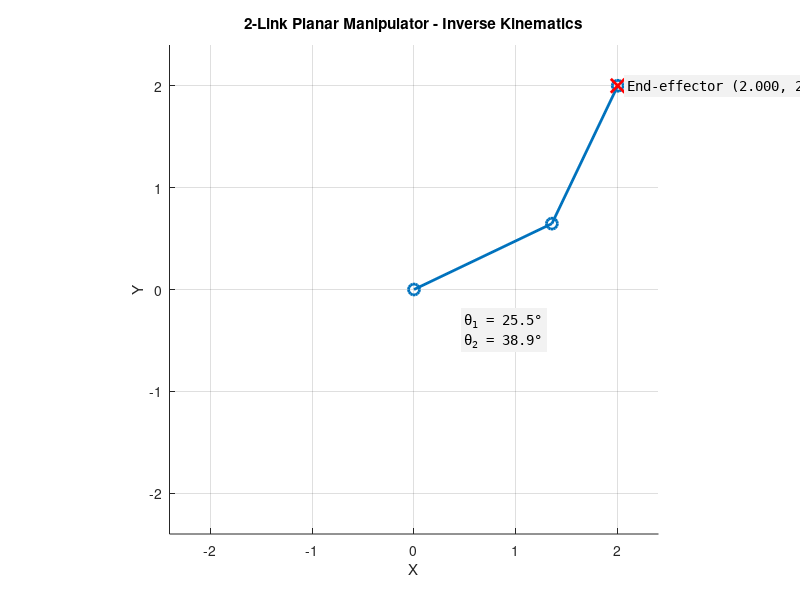

Recreate this plot in MATLAB.
%% Simple Inverse Kinematics for 2-Link Planar Manipulator
clear; clc; close all;

% Link lengths
L1 = 1.5;
L2 = 1.5;

% Desired end-effector position
xd = 2.0;
yd = 2.0;

% --- Inverse Kinematics ---
D = (xd^2 + yd^2 - L1^2 - L2^2) / (2 * L1 * L2);

if abs(D) > 1
    error('Target point is out of reach!');
end

% Two possible configurations: elbow-up and elbow-down
theta2_elbow_down = atan2(sqrt(1 - D^2), D);
theta2_elbow_up   = atan2(-sqrt(1 - D^2), D);

% Choose elbow-down
theta2 = theta2_elbow_down;

theta1 = atan2(yd, xd) - atan2(L2 * sin(theta2), L1 + L2 * cos(theta2));

% --- Forward Kinematics for visualization ---
x0 = 0; y0 = 0;
x1 = L1 * cos(theta1);
y1 = L1 * sin(theta1);
x2 = x1 + L2 * cos(theta1 + theta2);
y2 = y1 + L2 * sin(theta1 + theta2);

% --- Visualization ---
figure;
hold on; grid on; axis equal;
xlim([-xd*1.2 xd*1.2]); ylim([-yd*1.2 yd*1.2]);
xlabel('X'); ylabel('Y');
title('2-Link Planar Manipulator - Inverse Kinematics');

% Draw links
plot([x0 x1 x2], [y0 y1 y2], '-o', 'LineWidth', 2, 'MarkerSize', 8);

% Draw desired target
plot(xd, yd, 'rx', 'MarkerSize', 10, 'LineWidth', 2);
% text(xd + 0.01, yd-0.2, 'Target', 'FontSize', 10, 'FontName','Consolas', 'BackgroundColor',[0.95 0.95 0.95]);

% Annotate
text(x2 + 0.1, y2, sprintf('End-effector (%.3f, %.3f)', x2, y2), 'FontSize', 10, 'FontName','Consolas', 'BackgroundColor',[0.95 0.95 0.95]);
text(0.5, -0.3, sprintf('\\theta_1 = %.1f°', rad2deg(theta1)), 'FontSize', 10, 'FontName','Consolas', 'BackgroundColor',[0.95 0.95 0.95]);
text(0.5, -0.5, sprintf('\\theta_2 = %.1f°', rad2deg(theta2)), 'FontSize', 10, 'FontName','Consolas', 'BackgroundColor',[0.95 0.95 0.95]);

